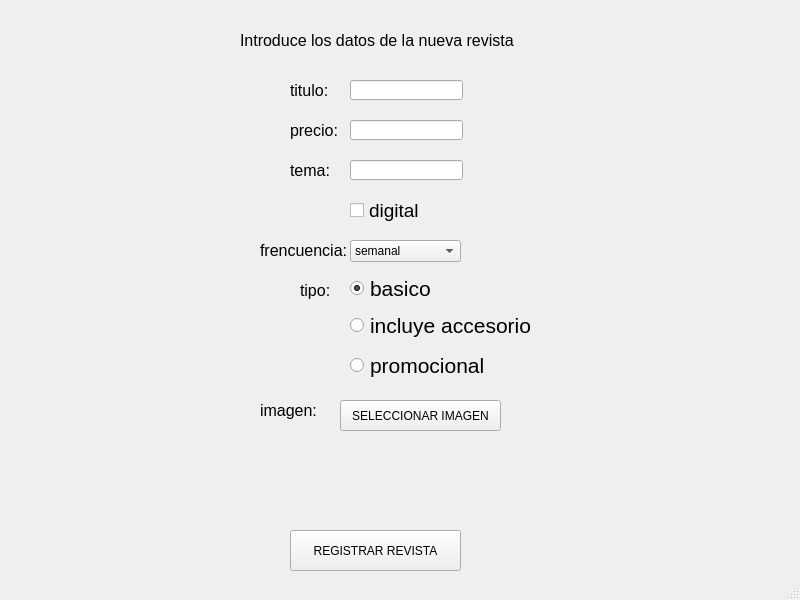
<?xml version="1.0" encoding="UTF-8"?>
<ui version="4.0">
 <class>MainWindow</class>
 <widget class="QMainWindow" name="MainWindow">
  <property name="geometry">
   <rect>
    <x>0</x>
    <y>0</y>
    <width>800</width>
    <height>600</height>
   </rect>
  </property>
  <property name="windowTitle">
   <string>MainWindow</string>
  </property>
  <widget class="QWidget" name="centralwidget">
   <widget class="QLabel" name="label">
    <property name="geometry">
     <rect>
      <x>240</x>
      <y>30</y>
      <width>281</width>
      <height>21</height>
     </rect>
    </property>
    <property name="font">
     <font>
      <pointsize>12</pointsize>
     </font>
    </property>
    <property name="text">
     <string>Introduce los datos de la nueva revista</string>
    </property>
   </widget>
   <widget class="QLabel" name="label_2">
    <property name="geometry">
     <rect>
      <x>290</x>
      <y>80</y>
      <width>61</width>
      <height>21</height>
     </rect>
    </property>
    <property name="font">
     <font>
      <pointsize>12</pointsize>
     </font>
    </property>
    <property name="text">
     <string>titulo:</string>
    </property>
   </widget>
   <widget class="QLineEdit" name="entrada_titulo">
    <property name="geometry">
     <rect>
      <x>350</x>
      <y>80</y>
      <width>113</width>
      <height>20</height>
     </rect>
    </property>
   </widget>
   <widget class="QLabel" name="label_3">
    <property name="geometry">
     <rect>
      <x>290</x>
      <y>120</y>
      <width>61</width>
      <height>21</height>
     </rect>
    </property>
    <property name="font">
     <font>
      <pointsize>12</pointsize>
     </font>
    </property>
    <property name="text">
     <string>precio:</string>
    </property>
   </widget>
   <widget class="QLineEdit" name="entrada_precio">
    <property name="geometry">
     <rect>
      <x>350</x>
      <y>120</y>
      <width>113</width>
      <height>20</height>
     </rect>
    </property>
   </widget>
   <widget class="QLabel" name="label_4">
    <property name="geometry">
     <rect>
      <x>290</x>
      <y>160</y>
      <width>61</width>
      <height>21</height>
     </rect>
    </property>
    <property name="font">
     <font>
      <pointsize>12</pointsize>
     </font>
    </property>
    <property name="text">
     <string>tema:</string>
    </property>
   </widget>
   <widget class="QLineEdit" name="entrada_tema">
    <property name="geometry">
     <rect>
      <x>350</x>
      <y>160</y>
      <width>113</width>
      <height>20</height>
     </rect>
    </property>
   </widget>
   <widget class="QPushButton" name="boton_registrar_revista">
    <property name="geometry">
     <rect>
      <x>290</x>
      <y>530</y>
      <width>171</width>
      <height>41</height>
     </rect>
    </property>
    <property name="text">
     <string>REGISTRAR REVISTA</string>
    </property>
   </widget>
   <widget class="QCheckBox" name="checkbox_digital">
    <property name="geometry">
     <rect>
      <x>350</x>
      <y>200</y>
      <width>131</width>
      <height>21</height>
     </rect>
    </property>
    <property name="font">
     <font>
      <pointsize>14</pointsize>
     </font>
    </property>
    <property name="text">
     <string>digital</string>
    </property>
   </widget>
   <widget class="QComboBox" name="combo_frecuencia">
    <property name="geometry">
     <rect>
      <x>350</x>
      <y>240</y>
      <width>111</width>
      <height>22</height>
     </rect>
    </property>
    <item>
     <property name="text">
      <string>semanal</string>
     </property>
    </item>
    <item>
     <property name="text">
      <string>quincenal</string>
     </property>
    </item>
    <item>
     <property name="text">
      <string>mensual</string>
     </property>
    </item>
   </widget>
   <widget class="QLabel" name="label_5">
    <property name="geometry">
     <rect>
      <x>260</x>
      <y>240</y>
      <width>91</width>
      <height>21</height>
     </rect>
    </property>
    <property name="font">
     <font>
      <pointsize>12</pointsize>
     </font>
    </property>
    <property name="text">
     <string>frencuencia:</string>
    </property>
   </widget>
   <widget class="QLabel" name="label_6">
    <property name="geometry">
     <rect>
      <x>300</x>
      <y>280</y>
      <width>41</width>
      <height>21</height>
     </rect>
    </property>
    <property name="font">
     <font>
      <pointsize>12</pointsize>
     </font>
    </property>
    <property name="text">
     <string>tipo:</string>
    </property>
   </widget>
   <widget class="QRadioButton" name="radio_basico">
    <property name="geometry">
     <rect>
      <x>350</x>
      <y>280</y>
      <width>151</width>
      <height>17</height>
     </rect>
    </property>
    <property name="font">
     <font>
      <pointsize>16</pointsize>
     </font>
    </property>
    <property name="text">
     <string>basico</string>
    </property>
    <property name="checked">
     <bool>true</bool>
    </property>
   </widget>
   <widget class="QRadioButton" name="radio_accesorio">
    <property name="geometry">
     <rect>
      <x>350</x>
      <y>310</y>
      <width>211</width>
      <height>31</height>
     </rect>
    </property>
    <property name="font">
     <font>
      <pointsize>16</pointsize>
     </font>
    </property>
    <property name="text">
     <string>incluye accesorio</string>
    </property>
   </widget>
   <widget class="QRadioButton" name="radio_promocional">
    <property name="geometry">
     <rect>
      <x>350</x>
      <y>350</y>
      <width>211</width>
      <height>31</height>
     </rect>
    </property>
    <property name="font">
     <font>
      <pointsize>16</pointsize>
     </font>
    </property>
    <property name="text">
     <string>promocional</string>
    </property>
   </widget>
   <widget class="QLabel" name="label_7">
    <property name="geometry">
     <rect>
      <x>260</x>
      <y>400</y>
      <width>61</width>
      <height>21</height>
     </rect>
    </property>
    <property name="font">
     <font>
      <pointsize>12</pointsize>
     </font>
    </property>
    <property name="text">
     <string>imagen:</string>
    </property>
   </widget>
   <widget class="QPushButton" name="boton_seleccionar_imagen">
    <property name="geometry">
     <rect>
      <x>340</x>
      <y>400</y>
      <width>161</width>
      <height>31</height>
     </rect>
    </property>
    <property name="text">
     <string>SELECCIONAR IMAGEN</string>
    </property>
   </widget>
   <widget class="QLabel" name="label_imagen">
    <property name="geometry">
     <rect>
      <x>540</x>
      <y>410</y>
      <width>201</width>
      <height>121</height>
     </rect>
    </property>
    <property name="text">
     <string/>
    </property>
   </widget>
   <widget class="QLabel" name="label_error_titulo">
    <property name="geometry">
     <rect>
      <x>480</x>
      <y>70</y>
      <width>151</width>
      <height>31</height>
     </rect>
    </property>
    <property name="font">
     <font>
      <pointsize>12</pointsize>
     </font>
    </property>
    <property name="text">
     <string>&lt;html&gt;&lt;head/&gt;&lt;body&gt;&lt;p&gt;&lt;br/&gt;&lt;/p&gt;&lt;/body&gt;&lt;/html&gt;</string>
    </property>
   </widget>
   <widget class="QLabel" name="label_error_precio">
    <property name="geometry">
     <rect>
      <x>480</x>
      <y>120</y>
      <width>151</width>
      <height>31</height>
     </rect>
    </property>
    <property name="font">
     <font>
      <pointsize>12</pointsize>
     </font>
    </property>
    <property name="text">
     <string>&lt;html&gt;&lt;head/&gt;&lt;body&gt;&lt;p&gt;&lt;br/&gt;&lt;/p&gt;&lt;/body&gt;&lt;/html&gt;</string>
    </property>
   </widget>
   <widget class="QLabel" name="label_error_tema">
    <property name="geometry">
     <rect>
      <x>480</x>
      <y>160</y>
      <width>151</width>
      <height>31</height>
     </rect>
    </property>
    <property name="font">
     <font>
      <pointsize>12</pointsize>
     </font>
    </property>
    <property name="text">
     <string>&lt;html&gt;&lt;head/&gt;&lt;body&gt;&lt;p&gt;&lt;br/&gt;&lt;/p&gt;&lt;/body&gt;&lt;/html&gt;</string>
    </property>
   </widget>
  </widget>
  <widget class="QStatusBar" name="statusbar"/>
 </widget>
 <resources/>
 <connections/>
</ui>
